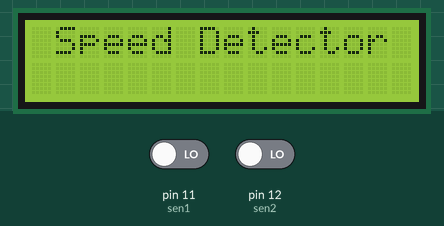
The sketch below on a simulated Arduino Uno, built with avr-gcc and run on an emulated ATmega328P. Parts: 16×2 character LCD. The test bench sets the inputs (shaded band); at power-on: pin 11 (sen1) LOW, pin 12 (sen2) LOW.

Above: at 1.2 s.
1.3 s: pin 11 (sen1) driven HIGH
At 1.7 s:
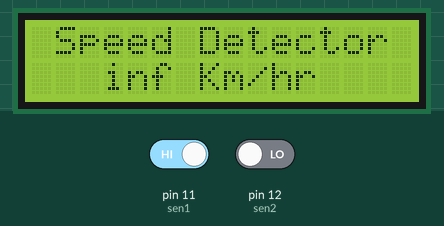
Timing chart, 0 to 4.3 s (numbered marks = the images above; inputs shaded):
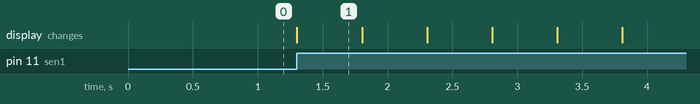

The sketch:

sketch_dec15a.ino
```cpp
#include <LiquidCrystal.h>
const int rs = 7, en = 6, d4 = 5, d5 = 4, d6 = 3, d7 = 2;
LiquidCrystal lcd(rs, en, d4, d5, d6, d7);
int sen1=11;
int sen2=12;
unsigned long t1=0;
unsigned long t2=0;
float velocity;
void setup()
{
  lcd.begin(16, 2);
  pinMode(sen1,INPUT);
  pinMode(sen2,INPUT);
  Serial.begin(9600);
  lcd.setCursor(0,0);
  lcd.print(" Speed Detector ");
}

void loop()
{
  while(digitalRead(sen1));
  while(digitalRead(sen1)==0);
  t1=millis();
  while(digitalRead(sen2));
  t2=millis();
  velocity=t2-t1;
  velocity=velocity/1000;//convert millisecond to second
  velocity=(5.0/velocity);//v=d/t
  velocity=velocity*3600;//multiply by seconds per hr
  velocity=velocity/1000;//division by meters per Km
  for(int i=5;i>0;i--)
  {
   lcd.setCursor(3,1);
   lcd.print(velocity);
   lcd.print(" Km/hr   ");
   delay(500);
   lcd.setCursor(3,1);
   lcd.print("            ");
   delay(500);
  }

}
```

Measured:
- after the input at 1.3 s, the display: changes at once (image 1)
- what the display in image 1 shows lasts 0.5 s, from 1.3 s to 1.8 s
